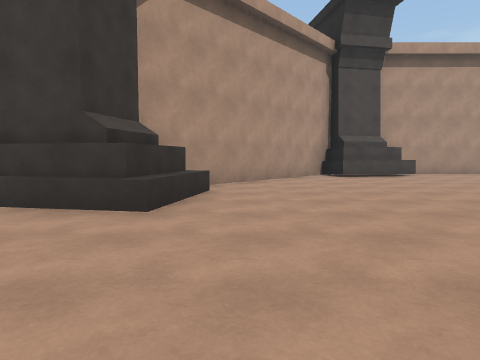
[1] (above)

24 first-person views from a walk through a 3-D level made in the Unity game engine. The camera is 1.2 m above the floor, tilts 4° down and sees 70° across. The floor is counted in squares, 2 m on a side. Each view is taken from the middle of a square. On the plan, view 1 faces up. The plan holds only what a view shows up to about 10 squares ahead; the rest is blank. Surface patterns are stand-ins for the level's own textures.

[2]
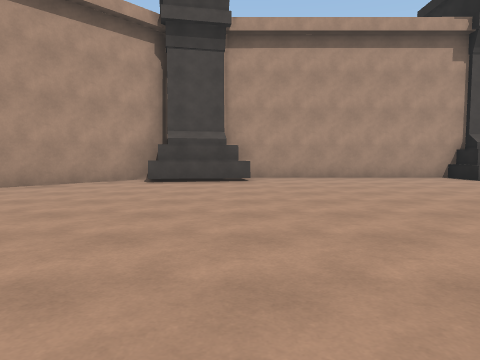

[3]
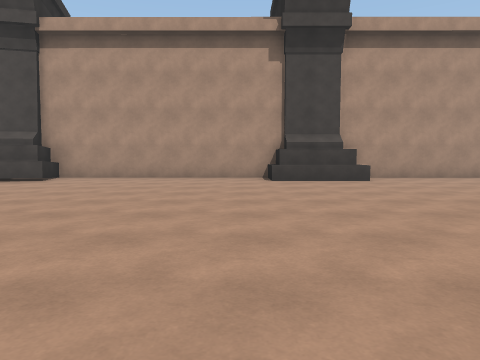

[4]
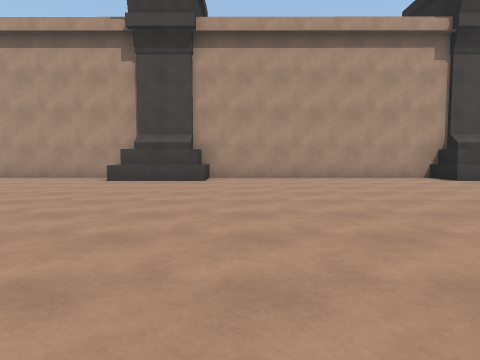

[5]
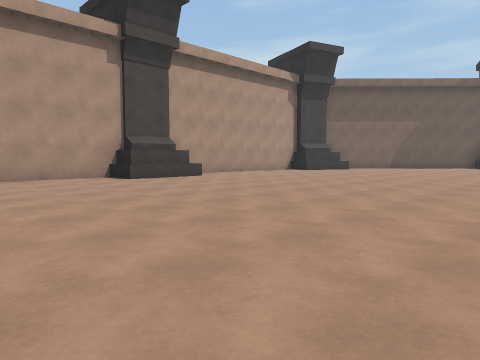

[6]
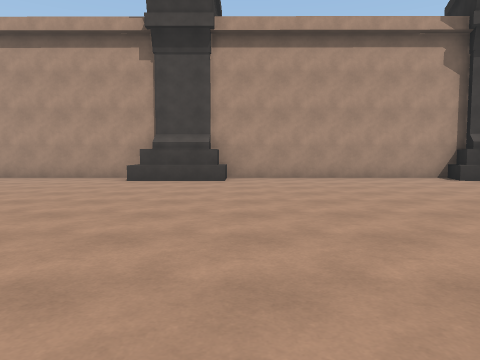

[7]
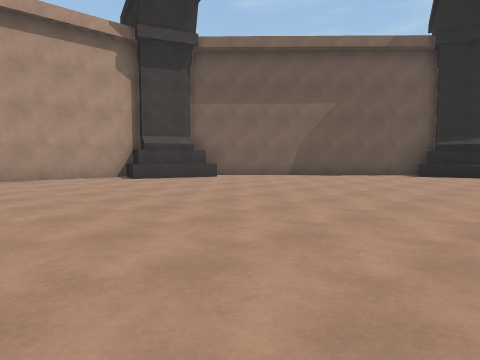

[8]
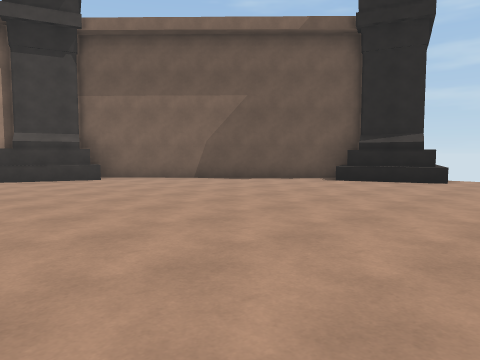

[9]
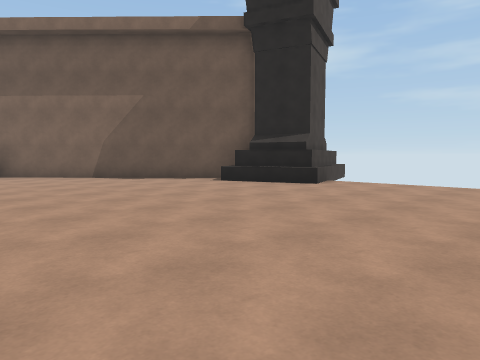

[10]
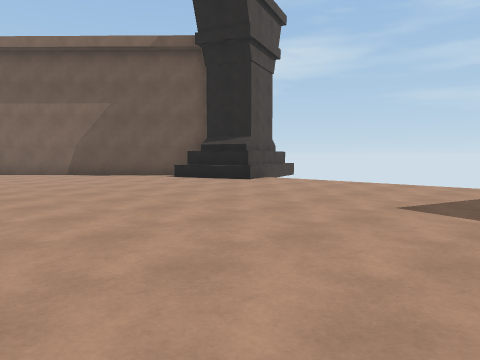

[11]
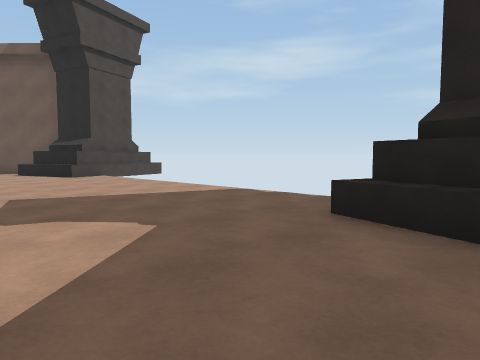

[12]
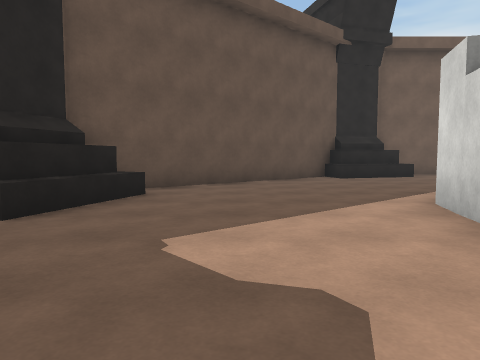

[13]
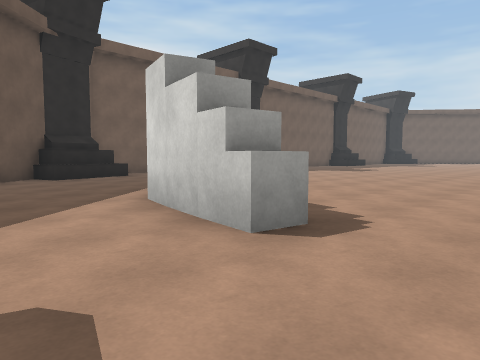

[14]
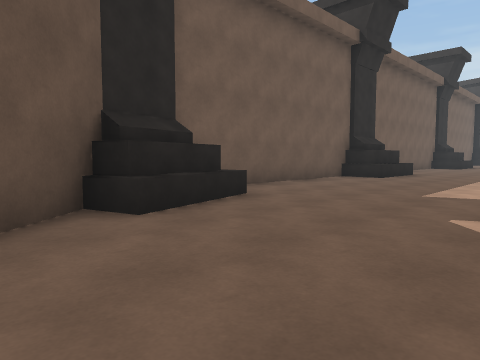

[15]
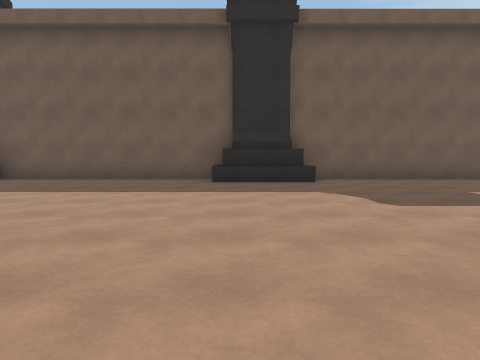

[16]
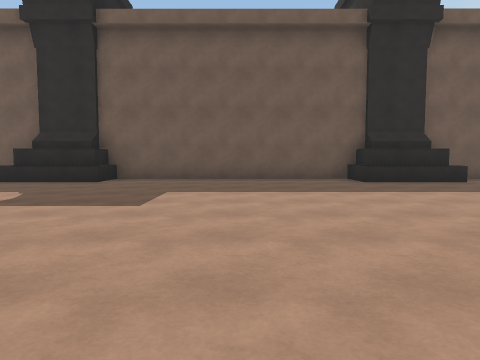

[17]
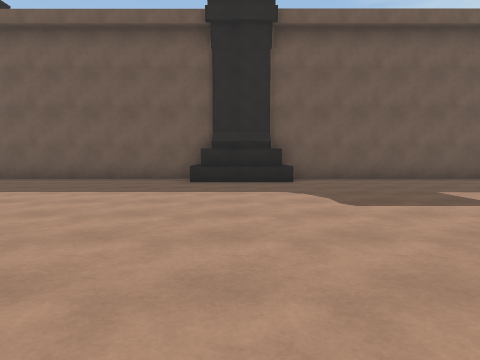

[18]
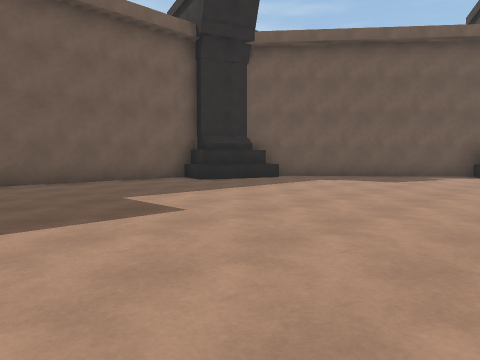

[19]
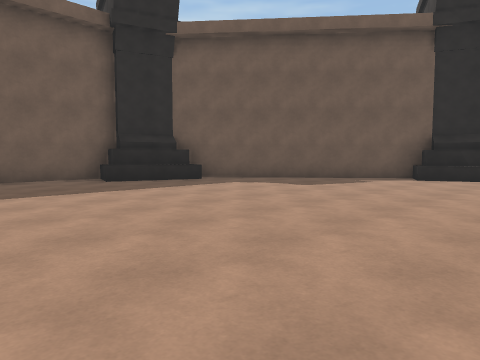

[20]
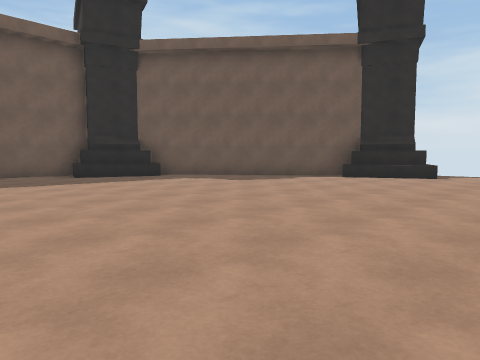

[21]
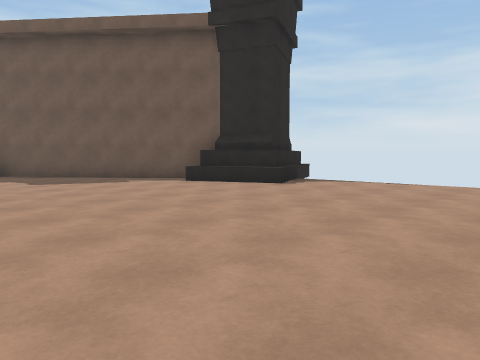

[22]
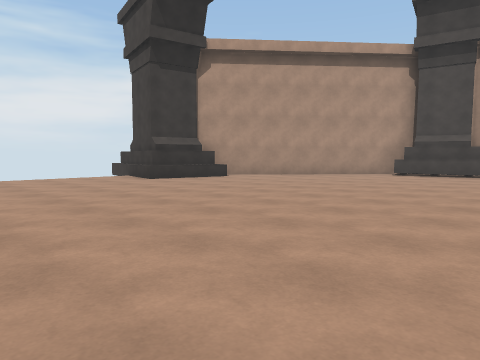

[23]
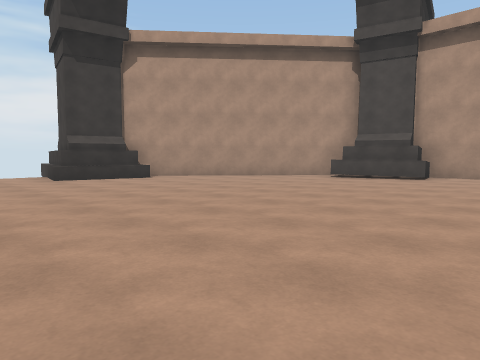

[24]
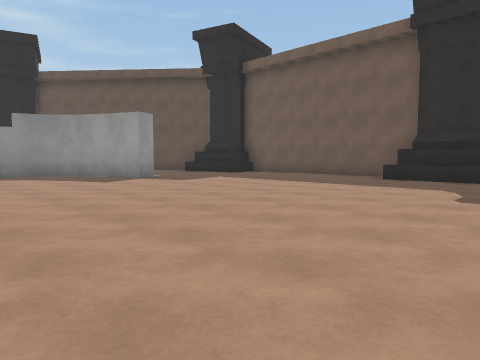

### Floor plan
Points are (right, up) in squares from view 1. A wall is a line through its corners. A room is listed if a view was taken in it or the views show most of it. See-through windows are left out.
Room 1 (views 1, 2, 3, 4, 5, 6, 7, 8, 9, 10, 11, 12, 13, 14, 15, 16, 17, 18, 19, 20, 21, 22, 23, 24)
walls: (12.8, 11) (11.1, 11); (12.9, 11.5) (12.9, 10.6) (11, 10.6) (11, 11.5); (21.5, 10.6) (19.5, 10.6) (19.5, 11.5); (21.2, 11) (19.7, 11) (19.7, 11.5) (12.6, 11.5); (10.8, 11.5) (5, 11.5); (19.6, -12.6) (21.2, -12.6); (10.9, -12.2) (12.9, -12.2) (12.9, -13.1); (27.3, -7.3) (28.4, -6.7) (29, -5.9) (29.2, -4.9); (26.7, -8.2) (26.4, -7.6) (27.4, -7.2); (11.1, -12.6) (12.8, -12.6); (12.6, -13.1) (19.8, -13.1); (19.5, -13.1) (19.5, -12.2) (21.4, -12.2) (21.4, -12.6); (29.4, -3.7) (30.1, -3.8) (29.6, -6.4); (29.4, -4) (30.1, -4.2); (21.1, -13.1) (27.4, -13.1); (4.8, 11.5) (5, 10.6) (3.1, 10.2); (27.3, -12.1) (29.2, -11.6); (28.2, 11.5) (21.1, 11.5); (29.6, 9.9) (27.7, 10.6) (28, 11.5); (5.2, -13.1) (11.2, -13.1); (27.6, -12.4) (29.1, -12); (29.5, 10.4) (27.9, 10.9); (3.4, -11.5) (5.3, -12.1) (5, -13.1); (2.8, 11.2) (-1.5, 6.2); (3.5, -12) (5, -12.4); (-0.9, 5.9) (-1.3, 3.9) (-3, 4.3); (29.1, -12.3) (34.6, -7.6); (-1.3, 5.7) (-1.6, 4.2) (-3.2, 4.6); (-1.2, -6.9) (3.3, -12.2); (33.9, -7.4) (34.5, -5.4); (34.3, -7.3) (34.8, -5.7); (35, 5.4) (29.6, 10.9); (-3.1, -6.1) (-1.5, -5.4) (-0.8, -6.8); (-3.2, -5.9) (-1.2, -5) (-0.4, -6.8) (-1, -7.1); (36.5, 4.3) (35, 3.7) (34.4, 5.2); (36.6, 4) (34.7, 3.4) (34, 5.3)
low walls: (13.2, 10.3) (10.8, 10.3) (10.8, 11.5); (21.8, 10.3) (19.3, 10.3) (19.3, 11.5); (10.8, -11.9) (13.1, -11.9) (13.1, -13.1); (19.3, -13.1) (19.3, -11.9) (21.6, -11.9) (21.6, -12.9); (5, 11.5) (5.3, 10.2) (2.9, 9.7); (26.9, -11.9) (29.3, -11.2) (29.5, -12); (29.7, 9.5) (27.4, 10.3) (27.8, 11.5); (3.2, -11.1) (5.6, -11.8) (5.2, -13.1); (-0.5, 6) (-1, 3.7) (-3.1, 4.1); (-0.3, -7) (-0.9, -7.3); (-1.8, -5.1) (-1, -4.7) (0, -6.8); (33.5, -7.4) (34.2, -5.2); (36.5, 3.8) (34.4, 3) (33.6, 5.3)

Where each view was taken, in squares from view 1:
view 1: 0 up, 0 right, facing up
view 2: 2 up, 5 right, facing up
view 3: 2 up, 10 right, facing up
view 4: 2 up, 14 right, facing up
view 5: 2 up, 15 right, facing up-right
view 6: 2 up, 22 right, facing up
view 7: 2 up, 23 right, facing up-right
view 8: 1 up, 26 right, facing up-right
view 9: 1 down, 28 right, facing up-right
view 10: 3 down, 28 right, facing up-right
view 11: 7 down, 31 right, facing up-right
view 12: 2 down, 32 right, facing down
view 13: 2 down, 32 right, facing down-left
view 14: 8 down, 31 right, facing down-left
view 15: 4 down, 21 right, facing down
view 16: 4 down, 16 right, facing down
view 17: 4 down, 12 right, facing down
view 18: 5 down, 11 right, facing down-left
view 19: 4 down, 9 right, facing down-left
view 20: 2 down, 9 right, facing down-left
view 21: 0 up, 5 right, facing down-left
view 22: 1 down, 7 right, facing up-left
view 23: 1 up, 8 right, facing up-left
view 24: 3 down, 18 right, facing down-right
